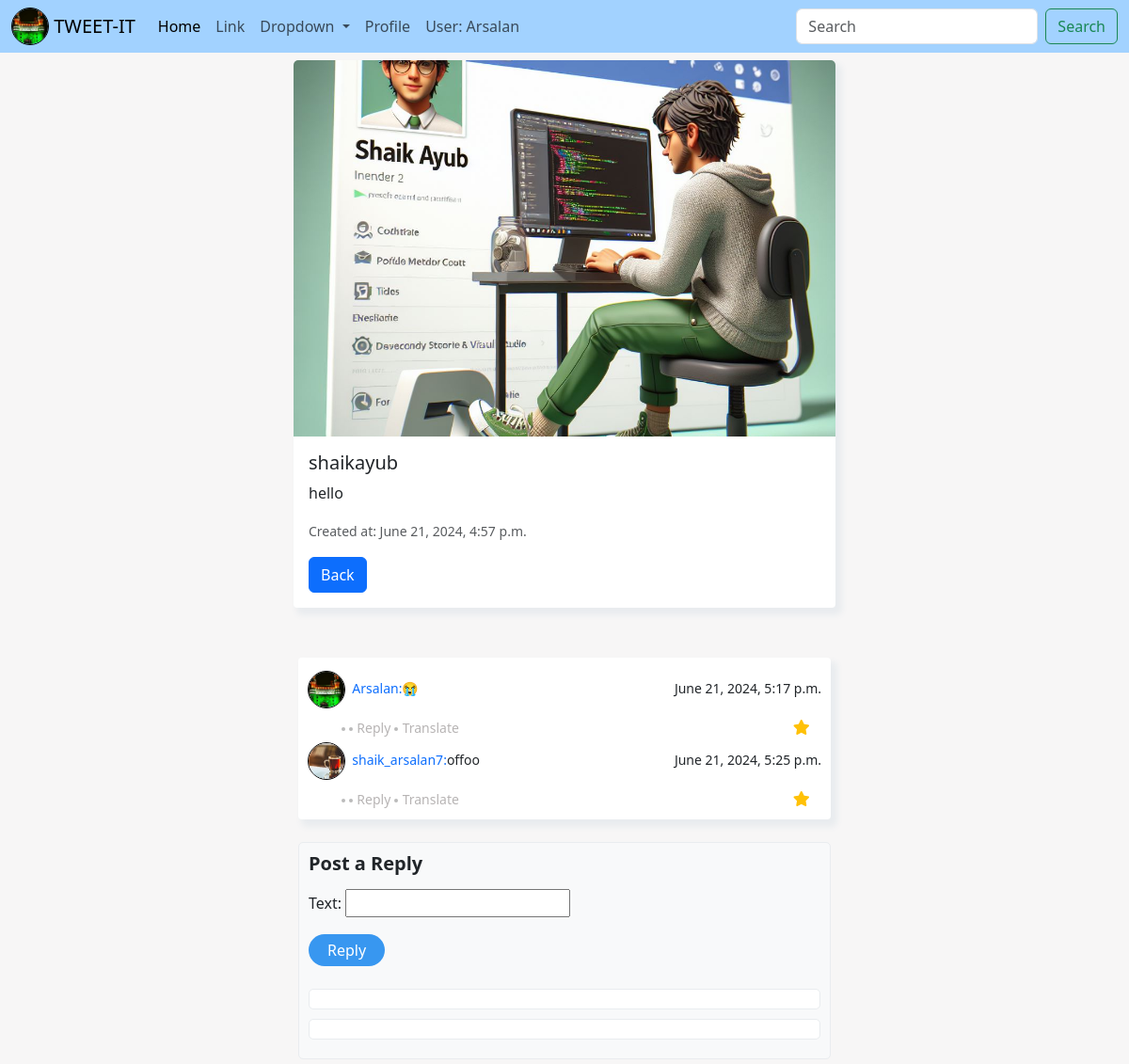
The page /tweet/4/ (signed in) on the database its author committed.
### main/models.py (models this page shows, shortened)
class Profile(models.Model):
    user = models.OneToOneField(settings.AUTH_USER_MODEL, on_delete=models.CASCADE)
    profile_pic = models.ImageField(upload_to='profile_pics/', blank=True, null=True)

class Tweet(models.Model):
    user = models.ForeignKey(settings.AUTH_USER_MODEL, on_delete=models.CASCADE)
    text = models.TextField(max_length=240)
    photo = models.ImageField(upload_to='photos/',null=True,blank=True)
    created_at = models.DateTimeField(default=timezone.now)
    updated_at = models.DateTimeField(default=timezone.now)

class Reply(models.Model):
    tweet = models.ForeignKey(Tweet, related_name='replies', on_delete=models.CASCADE)
    user = models.ForeignKey(settings.AUTH_USER_MODEL, on_delete=models.CASCADE)
    text = models.CharField(max_length=240)
    created_at = models.DateTimeField(default=timezone.now)

### main/views.py (the view)
# urls.py: path('tweet/<int:tweet_id>/', views.tweet_detail, name='tweet_detail'),
@login_required
def tweet_detail(request, tweet_id):
    tweet = get_object_or_404(Tweet, id=tweet_id)
    replies = tweet.replies.all()
    if request.method == 'POST':
        form = ReplyForm(request.POST)
        if form.is_valid():
            reply = form.save(commit=False)
            reply.tweet = tweet
            reply.user = request.user
            reply.save()
            return redirect('tweet_detail', tweet_id=tweet.id)
    else:
        form = ReplyForm()
    context = {
        'tweet': tweet,
        'replies': replies,
        'form': form,
    }
    return render(request, 'tweet_detail.html', context)

### main/forms.py
class ReplyForm(forms.ModelForm):
    class Meta:
        model = Reply
        fields = ['text']
        widgets = {
            'content': forms.Textarea(attrs={'rows': 3, 'placeholder': 'Add a comment...'}),
        }

### main/templates/tweet_detail.html (shortened to what this page needs)
{% extends 'base.html' %}
{% block start %}
<div class="container mt-2" style="max-width: 600px;">
    <div class="card">
        {% if tweet.photo %}
        <a href="#" onclick="openImage('{{ tweet.photo.url }}')">
            <img src="{{ tweet.photo.url }}" class="card-img-top" alt="Tweet Image" style="height: 400px; object-fit: cover;">
        </a>
        {% endif %}
        <div class="card-body">
            <h5 class="card-title">{{ tweet.user.username }}</h5>
            <p class="card-text">{{ tweet.text }}</p>
            <p class="card-text"><small class="text-muted">Created at: {{ tweet.created_at }}</small></p>
            <a href="/" class="btn btn-primary">Back</a>
        </div>
    </div>
    <div class="container mt-5" style="padding: 5px;">
        <div class="card" style="padding: 10px;">
            {% for reply in replies %}
            <div class="d-flex justify-content-between align-items-center">
                <div class="user d-flex flex-row align-items-center">
                    {% if reply.user.profile.profile_pic %}
                    <img src="{{ reply.user.profile.profile_pic.url }}" width="30" class="user-img rounded-circle mr-2 profile_pic">
                    <span><small class="font-weight-bold text-primary">&nbsp;&nbsp;{{ reply.user.username }}:</small></span>
                    {% endif %}
                    <small class="font-weight-bold">{{ reply.text }}</small>
                </div>
                <small>{{ reply.created_at }}</small>
            </div>
            <div class="action d-flex justify-content-between mt-2 align-items-center">
                <div class="reply px-4">
                    <span class="dots"></span>
                    <span class="dots"></span>
                    <small>Reply</small>
                    <span class="dots"></span>
                    <small>Translate</small>
                </div>
                <div class="icons align-items-center">
                    <i class="fa fa-star text-warning"></i>
                </div>
            </div>
            {% endfor %}
        </div>
        <div class="comment-section mt-4">
            <h5>Post a Reply</h5>
            <form method="post">
                <div class="form-group">
                    {{ form }}
                </div>
                <button type="submit" class="btn btn-primary mt-2">Reply</button>
            </form>
            <div class="comments mt-4">
                <div class="comment"></div>
                <div class="comment"></div>
            </div>
        </div>
    </div>
</div>
{% endblock %}

### main/templates/base.html (shortened to what this page needs)
{% load static %}
<!DOCTYPE html>
<html lang="en" data-bs-theme="light">
  <head>
    <link rel="stylesheet" href="https://cdnjs.cloudflare.com/ajax/libs/font-awesome/6.5.2/css/all.min.css" />
    <link
      href="https://cdn.jsdelivr.net/npm/bootstrap@5.3.3/dist/css/bootstrap.min.css"
      rel="stylesheet"
    />
    <link rel="stylesheet" href="{% static 'css/style.css' %}" />
  </head>
  <body>
    <nav class="navbar navbar-expand-lg " >
        <div class="container-fluid">
          {% if request.user.profile.profile_pic %}
            <img src="{{ request.user.profile.profile_pic.url }}" class="profile-image" alt="Profile Image" style="height: 40px; width: 40px;">
        {% endif %}
          <a class="navbar-brand" href="#"> &nbsp;TWEET-IT</a>
          <div class="collapse navbar-collapse" id="navbarSupportedContent">
            <ul class="navbar-nav me-auto mb-2 mb-lg-0">
              <li class="nav-item">
                <a class="nav-link active" aria-current="page" href="/">Home</a>
              </li>
              <li class="nav-item">
                <a class="nav-link" href="#">Link</a>
              </li>
              <li class="nav-item dropdown">
                <a class="nav-link dropdown-toggle" href="#" role="button" data-bs-toggle="dropdown" aria-expanded="false">
                  Dropdown
                </a>
              </li>
              <li class="nav-item">
                <a href="{% url 'profile' %}" class="nav-link">Profile</a>
              </li>
              <li class="nav-item">
  <a href="#" class="nav-link">User: {{user.username}}</a>
              </li>
            </ul>
            <form class="d-flex" role="search">
              <input class="form-control me-2" type="search" placeholder="Search" aria-label="Search" name="search">
              <button class="btn btn-outline-success" type="submit">Search</button>
            </form>
          </div>
        </div>
      </nav>
      {% block start %}
    {% endblock %}
  </body>
</html>

### main/static/css/style.css (style rules this page uses)
.card-img-top { object-fit: cover; }
.mobile-menu li, a { color: #000; }
.profile_pic { width: 40px; height: 40px; border-radius: 50%; object-fit: cover; border: 0.5px solid black; }
a { text-decoration: none; }
.profile-image { width: 200px; height: 200px; border: 0.5px solid black; border-radius: 50%; object-fit: cover; }
.card-img-top { max-width: 100%; height: auto; }
.navbar { background-color: #a2d2ff; position: sticky; top: 0; z-index: 99999; }
.comment-section { width: 100%; max-width: 600px; margin: 0 auto; padding: 10px; background-color: #f8f9fa; border: 1px solid #e9ecef; border-radius: 5px; }
.comment-section h5 { margin-bottom: 15px; font-weight: bold; }
.comment-section .form-group { margin-bottom: 10px; }
.comment-section .btn-primary { background-color: #3897f0; border: none; border-radius: 20px; padding: 5px 20px; }
.comments { margin-top: 20px; }
.comment { margin-bottom: 10px; padding: 10px; background-color: #fff; border: 1px solid #e9ecef; border-radius: 5px; }
body { background-color: #f7f6f6 }
.card { border: none; box-shadow: 5px 6px 6px 2px #e9ecef; border-radius: 4px; }
.dots { height: 4px; width: 4px; margin-bottom: 2px; background-color: #bbb; border-radius: 50%; display: inline-block; }
.user-img { margin-top: 4px; }
.icons i { margin-left: 8px; }
.reply { margin-left: 12px; }
.reply small { color: #b7b4b4; }

### main/templates/base.html (style rules this page uses)
.card-img-top { object-fit: cover; }
.mobile-menu li, a { color: #000; }
.profile_pic { width: 40px; height: 40px; border-radius: 50%; object-fit: cover; border: 0.5px solid black; }
a { text-decoration: none; }
.profile-image { width: 200px; height: 200px; border: 0.5px solid black; border-radius: 50%; object-fit: cover; }
.card-img-top { max-width: 100%; height: auto; }
.navbar { background-color: #a2d2ff; position: sticky; top: 0; z-index: 99999; }
.comment-section { width: 100%; max-width: 600px; margin: 0 auto; padding: 10px; background-color: #f8f9fa; border: 1px solid #e9ecef; border-radius: 5px; }
.comment-section h5 { margin-bottom: 15px; font-weight: bold; }
.comment-section .form-group { margin-bottom: 10px; }
.comment-section .btn-primary { background-color: #3897f0; border: none; border-radius: 20px; padding: 5px 20px; }
.comments { margin-top: 20px; }
.comment { margin-bottom: 10px; padding: 10px; background-color: #fff; border: 1px solid #e9ecef; border-radius: 5px; }
body { background-color: #f7f6f6 }
.card { border: none; box-shadow: 5px 6px 6px 2px #e9ecef; border-radius: 4px; }
.dots { height: 4px; width: 4px; margin-bottom: 2px; background-color: #bbb; border-radius: 50%; display: inline-block; }
.user-img { margin-top: 4px; }
.icons i { margin-left: 8px; }
.reply { margin-left: 12px; }
.reply small { color: #b7b4b4; }

### rows shown on the page
Tweet: photo (picture), user.username "shaikayub", text "hello", created_at "June 21, 2024, 4:57 p.m."
Reply: user.profile.profile_pic (picture), user.username "Arsalan", text "😭", created_at "June 21, 2024, 5:17 p.m."
Reply: user.profile.profile_pic (picture), user.username "shaik_arsalan7", text "offoo", created_at "June 21, 2024, 5:25 p.m."

### other values the page prints
{{ user.username }} "Arsalan"
